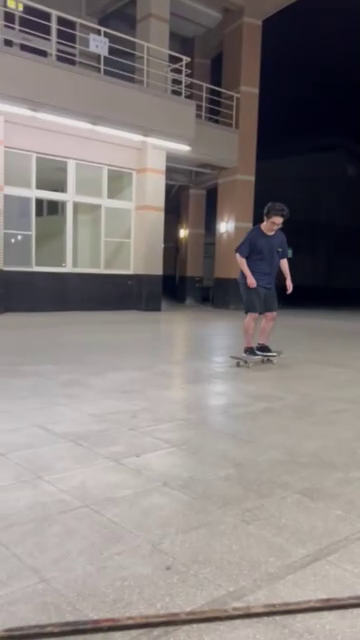
#> input picture frame 9 of imageRecognitin/ollie_vid.mp4, 360 x 640 px
$ python test_vid.py
#> lines starting #> are read from the running program, lines starting #| are printed output that depends on the picture
import cv2

cap = cv2.VideoCapture('ollie_vid.mp4')


done = False
while not done:
    done, pic = cap.read()
#> pic is the input picture: shape (640, 360, 3); mean B, G, R 124.8, 125.8, 132.3
    if done:
        done = False
    pic = cv2.flip(pic, 1) # 1:horizon, 0:vertical, -1:both
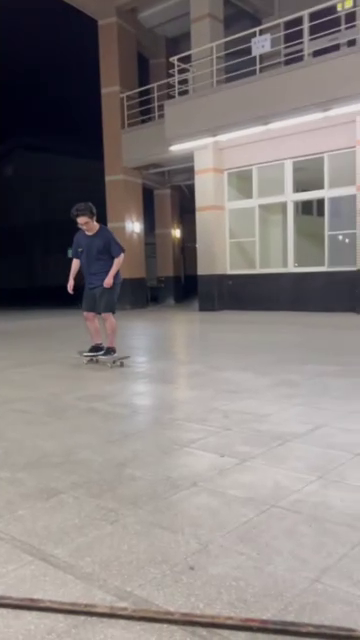
#> pic: shape (640, 360, 3); mean B, G, R 124.8, 125.8, 132.3
    cv2.imshow('video', pic)
    if cv2.waitKey(31) == ord('q'):
#> (key q is pressed here)
        break

$ run again, starting later in the video
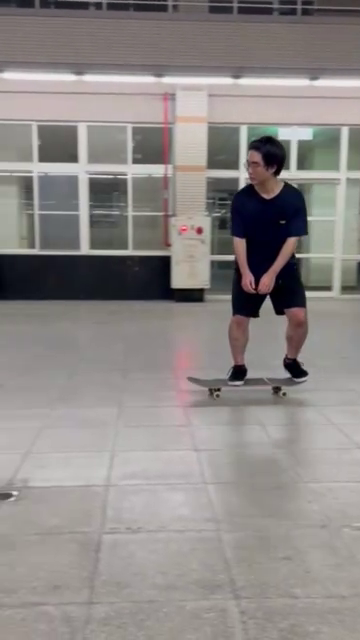
#> input picture frame 41 of imageRecognitin/ollie_vid.mp4, 360 x 640 px
#> pic is the input picture: shape (640, 360, 3); mean B, G, R 134.9, 136.8, 141.8
#> `pic = cv2.flip(pic, 1)`:
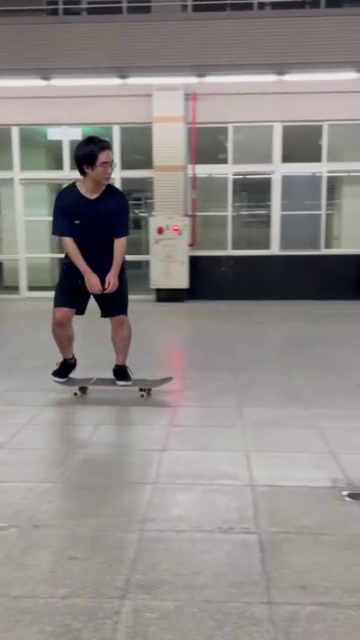
#> pic: shape (640, 360, 3); mean B, G, R 134.9, 136.8, 141.8

$ run again, starting later in the video
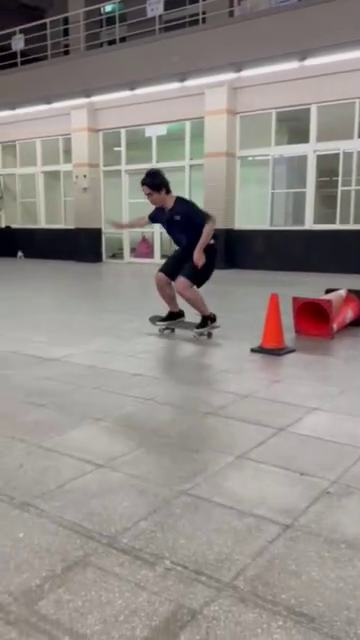
#> input picture frame 74 of imageRecognitin/ollie_vid.mp4, 360 x 640 px
#> pic is the input picture: shape (640, 360, 3); mean B, G, R 134.8, 138.6, 144.6
#> `pic = cv2.flip(pic, 1)`:
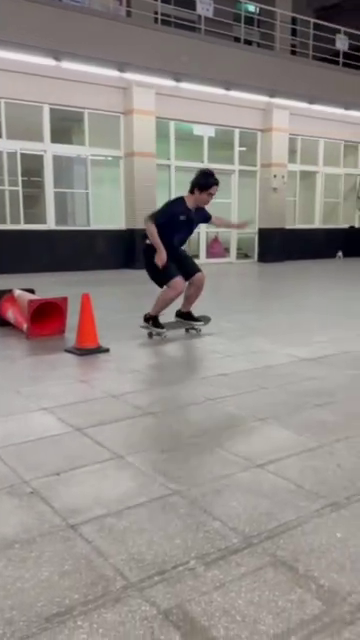
#> pic: shape (640, 360, 3); mean B, G, R 134.8, 138.6, 144.6
